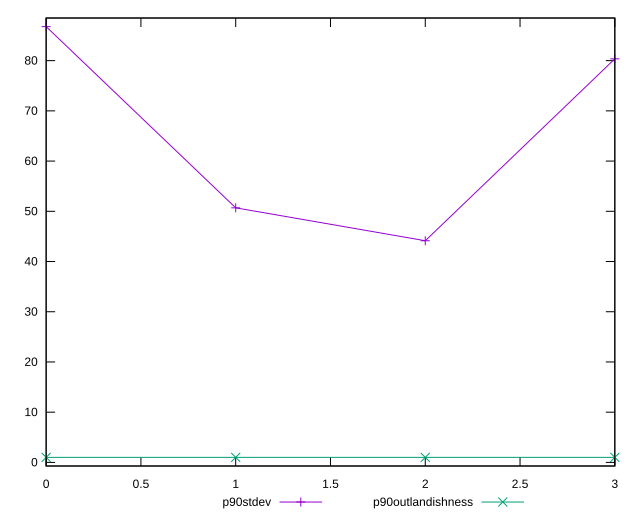

This figure's gnuplot source:
reset

$p90Stdev <<EOF
0 86.77389015525017
1 50.688447364687036
2 44.13611708278513
3 80.3596488000905
EOF

$p90Outlandishness <<EOF
0 0.9991806858621852
1 1.0010170686438309
2 0.9977918221737715
3 1.005141298118098
EOF

set key outside below
set xrange [0:3]
set yrange [-0.7177301444877567:88.4894121219117]
set trange [-0.7177301444877567:88.4894121219117]
set terminal svg size 640, 520 enhanced background rgb 'white'
set output "reports/report_00033_2021-03-01T14-23-16.841Z/unused-javascript/progression/stddev.svg"

plot $p90Stdev title "p90stdev" with linespoints, \
     $p90Outlandishness title "p90outlandishness" with linespoints

reset
